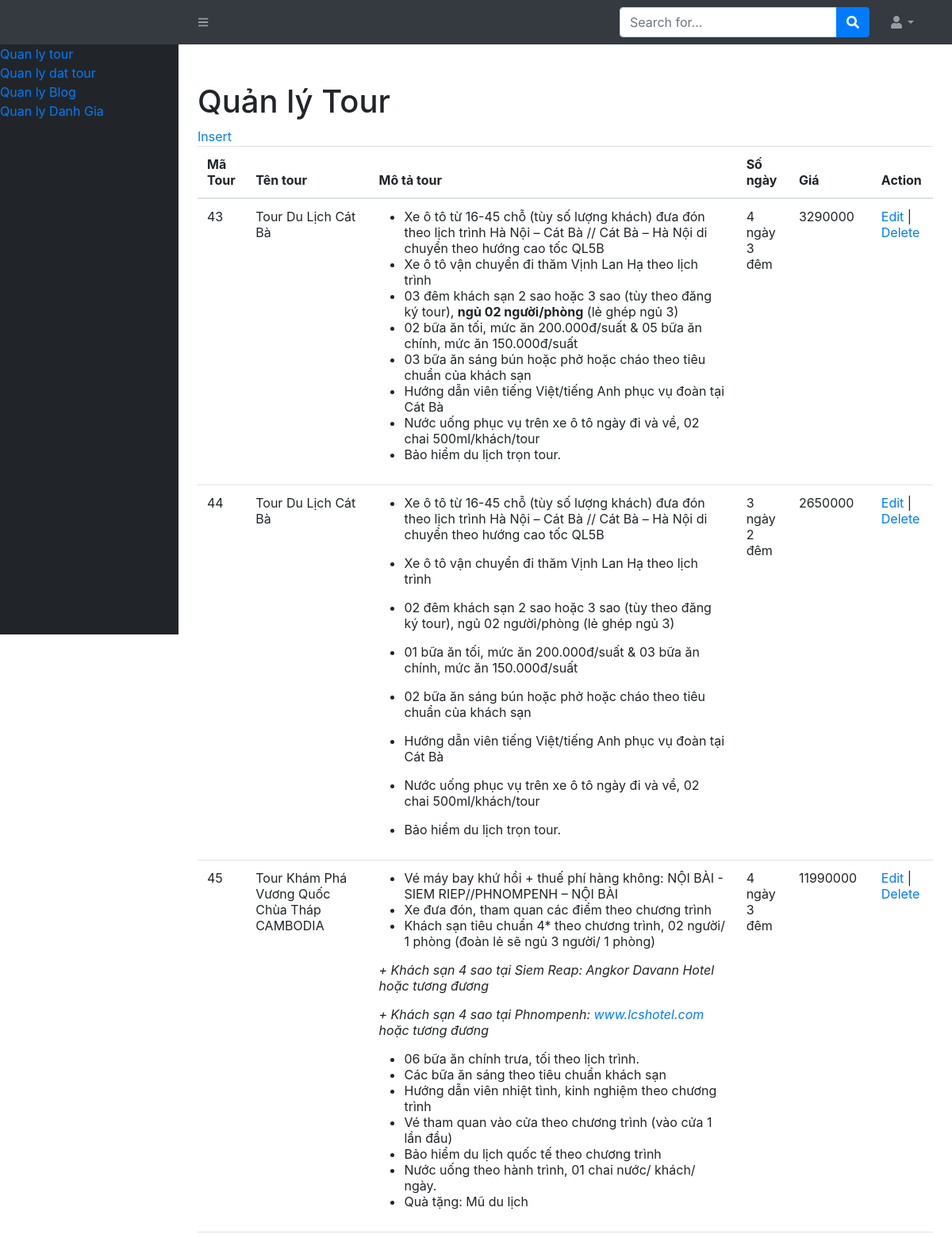
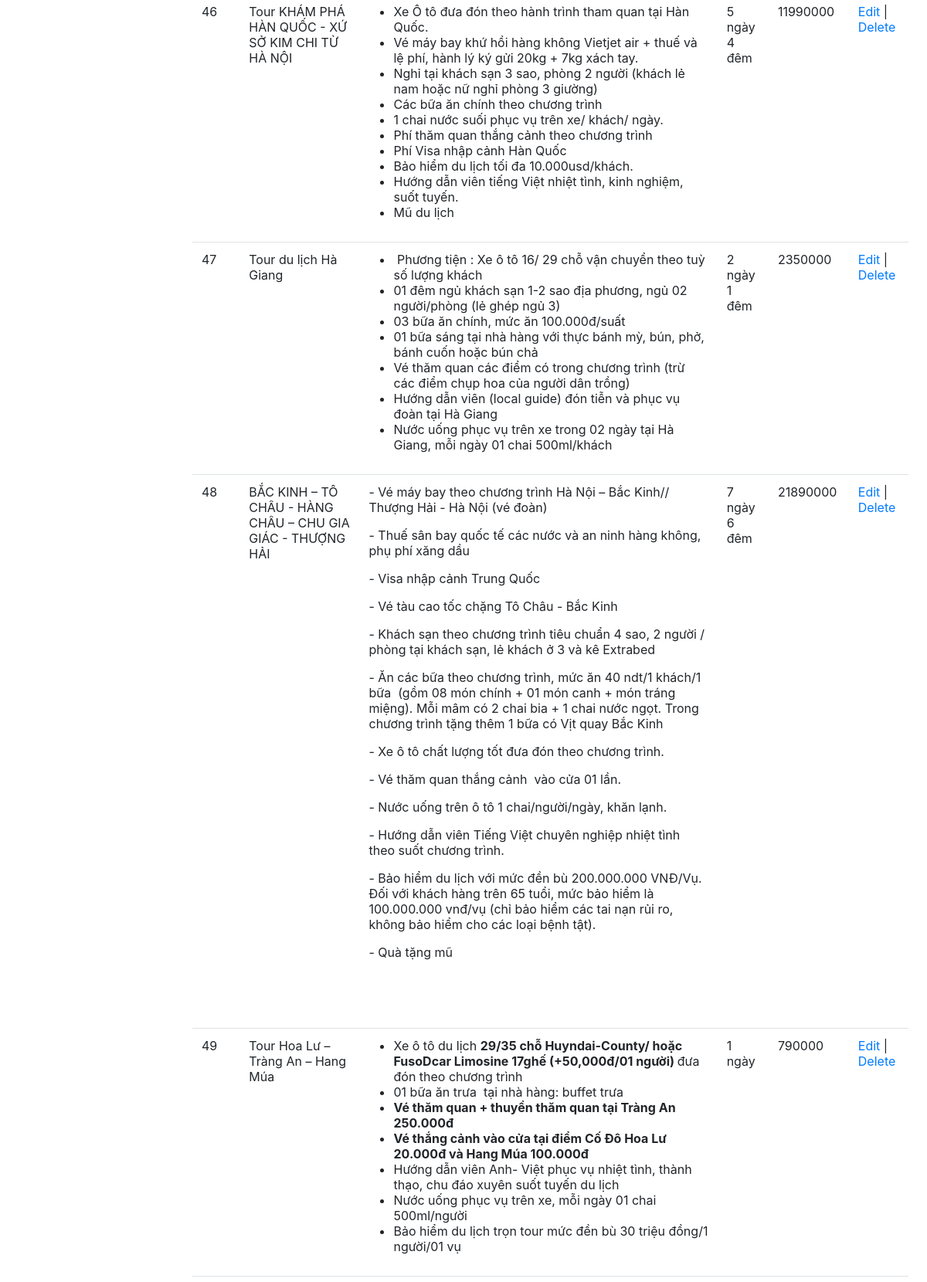
Page /pages/admin/admin_tour.php (upper part) on the committed database (2 pictures, top to bottom).
### tables this page shows
CREATE TABLE `tbl_tour` (
  `id` int(11) NOT NULL,
  `name` text NOT NULL,
  `note` text NOT NULL,
  `price` int(11) NOT NULL,
  `day` text NOT NULL,
  `img_id` int(6) NOT NULL,
  `status` varchar(255) NOT NULL,
  `plan_tour` text NOT NULL,
  `time_create` timestamp NOT NULL DEFAULT current_timestamp() ON UPDATE current_timestamp(),
  `description` text NOT NULL,
  `place` varchar(30) NOT NULL
);

### lib/function.php (called while the page is built, shortened)
<?php
include 'db_connect.php';
function getDaTa($sql)
{
    global $conn;
    $result = mysqli_query($conn, $sql);
    $data = [];
    while ($row = mysqli_fetch_assoc($result)) {
        $data[] = $row;
    }
    return $data;
}
function getAllTour()
{
    $sql = "SELECT tbl_tour.id AS tour_id, tbl_tour.id,tbl_tour.name, tbl_tour.note, tbl_tour.price, tbl_tour.day, tbl_tour.img_id, tbl_tour.status, tbl_media.name_file FROM tbl_tour LEFT JOIN tbl_media ON tbl_tour.img_id = tbl_media.id ";
    $tours = getDaTa($sql);
    return $tours;
}
?>fc

### pages/admin/admin_tour.php (the view, shortened to what this page needs)
<?php
include '../..//lib/function.php';
$tours = getAllTour();
?>
<!DOCTYPE html>
<html lang="en">
<head>
    <link href="https://cdn.jsdelivr.net/npm/simple-datatables@latest/dist/style.css" rel="stylesheet"/>
    <link href="/tour/asset/css/style.css" rel="stylesheet"/>
    <link rel="stylesheet" href="https://maxcdn.bootstrapcdn.com/bootstrap/4.0.0/css/bootstrap.min.css"
>
</head>
<body class="sb-nav-fixed">
<?php require_once('../../lib/header_admin.php'); ?>
<div id="layoutSidenav">
    <?php require_once('../../lib/sidebar_admin.php'); ?>
    <div id="layoutSidenav_content">
        <main>
            <div class="container-fluid px-4">
                    <h1 class="mt-4">Quản lý Tour</h1>
                    <a href="../../controller/insert_tour.php">Insert</a>
                    <table class="table">
                        <thead>
                        <tr>
                            <th>Mã Tour</th>
                            <th>Tên tour</th>
                            <th>Mô tả tour</th>
                            <th>Số ngày</th>
                            <th>Giá</th>
                            <th>Action</th>
                        </tr>
                        </thead>
                        <tbody>
                        <?php foreach ($tours as $key => $row) { ?>
                            <tr>
                                <td><?= $row['id'] ?></td>
                                <td><?= $row['name'] ?></td>
                                <td><?= $row['note'] ?></td>
                                <td><?= $row['day'] ?></td>
                                <td><?= $row['price'] ?></td>
                                <td><a href='../../controller/edit_tour.php?id=<?php echo $row["id"]; ?>'>Edit</a> | <a
                                            href='../../controller/delete_tour.php?id=<?php echo $row["id"]; ?>'>Delete</a>
                                </td>
                            </tr>
                        <?php } ?>
                        </tbody>
                    </table>
            </div>
        </main>
    </div>
</div>
</body>
</html>

### rows in the picture
tbl_tour: id "43", name "Tour Du Lịch Cát Bà", note "Xe ô tô từ 16-45 chỗ (tùy số lượng khách) đưa đón theo lịch trình Hà Nội – Cát Bà // Cát Bà – Hà Nội di chuyển theo hướng cao tốc QL5B Xe ô tô vận chuyển đi thăm Vịnh Lan Hạ theo lịch trình 03 đêm khách sạn 2 sao hoặc 3 sao (tùy theo đăng ký tour), ngủ 02 người/phòng (lẻ ghép ngủ 3) 02 bữa ăn tối, mức ăn 200.000đ/suất & 05 bữa ăn chính, mức ăn 150.000đ/suất 03 bữa ăn sáng bún hoặc phở hoặc cháo theo tiêu chuẩn của khách sạn Hướng dẫn viên tiếng Việt/tiếng Anh phục vụ đoàn tại Cát Bà Nước uống phục vụ trên xe ô tô ngày đi và về, 02 chai 500ml/khách/tour Bảo hiểm du lịch trọn tour.", day "4 ngày 3 đêm", price "3290000"
tbl_tour: id "44", name "Tour Du Lịch Cát Bà", note "Xe ô tô từ 16-45 chỗ (tùy số lượng khách) đưa đón theo lịch trình Hà Nội – Cát Bà // Cát Bà – Hà Nội di chuyển theo hướng cao tốc QL5B Xe ô tô vận chuyển đi thăm Vịnh Lan Hạ theo lịch trình 02 đêm khách sạn 2 sao hoặc 3 sao (tùy theo đăng ký tour), ngủ 02 người/phòng (lẻ ghép ngủ 3) 01 bữa ăn tối, mức ăn 200.000đ/suất & 03 bữa ăn chính, mức ăn 150.000đ/suất 02 bữa ăn sáng bún hoặc phở hoặc cháo theo tiêu chuẩn của khách sạn Hướng dẫn viên tiếng Việt/tiếng Anh phục vụ đoàn tại Cát Bà Nước uống phục vụ trên xe ô tô ngày đi và về, 02 chai 500ml/khách/tour Bảo hiểm du lịch trọn tour.", day "3 ngày 2 đêm", price "2650000"
tbl_tour: id "45", name "Tour Khám Phá Vương Quốc Chùa Tháp CAMBODIA", note "Vé máy bay khứ hồi + thuế phí hàng không: NỘI BÀI - SIEM RIEP//PHNOMPENH – NỘI BÀI Xe đưa đón, tham quan các điểm theo chương trình Khách sạn tiêu chuẩn 4* theo chương trình, 02 người/ 1 phòng (đoàn lẻ sẽ ngủ 3 người/ 1 phòng) + Khách sạn 4 sao tại Siem Reap: Angkor Davann Hotel hoặc tương đương + Khách sạn 4 sao tại Phnompenh: www.lcshotel.com hoặc tương đương 06 bữa ăn chính trưa, tối theo lịch trình. Các bữa ăn sáng theo tiêu chuẩn khách sạn Hướng dẫn viên nhiệt tình, kinh nghiệm theo chương trình Vé tham quan vào cửa theo chương trình (vào cửa 1 lần đầu) Bảo hiểm du lịch quốc tế theo chương trình Nước uống theo hành trình, 01 chai nước/ khách/ ngày.…", day "4 ngày 3 đêm", price "11990000"
tbl_tour: id "46", name "Tour KHÁM PHÁ HÀN QUỐC - XỨ SỞ KIM CHI TỪ HÀ NỘI", note "Xe Ô tô đưa đón theo hành trình tham quan tại Hàn Quốc. Vé máy bay khứ hồi hàng không Vietjet air + thuế và lệ phí, hành lý ký gửi 20kg + 7kg xách tay. Nghỉ tại khách sạn 3 sao, phòng 2 người (khách lẻ nam hoặc nữ nghỉ phòng 3 giường) Các bữa ăn chính theo chương trình 1 chai nước suối phục vụ trên xe/ khách/ ngày. Phí thăm quan thắng cảnh theo chương trình Phí Visa nhập cảnh Hàn Quốc Bảo hiểm du lịch tối đa 10.000usd/khách. Hướng dẫn viên tiếng Việt nhiệt tình, kinh nghiệm, suốt tuyến. Mũ du lịch", day "5 ngày 4 đêm", price "11990000"
tbl_tour: id "47", name "Tour du lịch Hà Giang", note "Phương tiện : Xe ô tô 16/ 29 chỗ vận chuyển theo tuỳ số lượng khách 01 đêm ngủ khách sạn 1-2 sao địa phương, ngủ 02 người/phòng (lẻ ghép ngủ 3) 03 bữa ăn chính, mức ăn 100.000đ/suất 01 bữa sáng tại nhà hàng với thực bánh mỳ, bún, phở, bánh cuốn hoặc bún chả Vé thăm quan các điểm có trong chương trình (trừ các điểm chụp hoa của người dân trồng) Hướng dẫn viên (local guide) đón tiễn và phục vụ đoàn tại Hà Giang Nước uống phục vụ trên xe trong 02 ngày tại Hà Giang, mỗi ngày 01 chai 500ml/khách", day "2 ngày 1 đêm", price "2350000"
tbl_tour: id "48", name "BẮC KINH – TÔ CHÂU - HÀNG CHÂU – CHU GIA GIÁC - THƯỢNG HẢI", note "- Vé máy bay theo chương trình Hà Nội – Bắc Kinh// Thượng Hải - Hà Nội (vé đoàn) - Thuế sân bay quốc tế các nước và an ninh hàng không, phụ phí xăng dầu - Visa nhập cảnh Trung Quốc - Vé tàu cao tốc chặng Tô Châu - Bắc Kinh - Khách sạn theo chương trình tiêu chuẩn 4 sao, 2 người / phòng tại khách sạn, lẻ khách ở 3 và kê Extrabed - Ăn các bữa theo chương trình, mức ăn 40 ndt/1 khách/1 bữa (gồm 08 món chính + 01 món canh + món tráng miệng). Mỗi mâm có 2 chai bia + 1 chai nước ngọt. Trong chương trình tặng thêm 1 bữa có Vịt quay Bắc Kinh - Xe ô tô chất lượng tốt đưa đón theo chương trình. - Vé thăm quan thắng cảnh vào cửa 01 lần. - Nước uống trên ô tô 1 chai/người/ngày, khăn lạnh. - Hướng dẫn…", day "7 ngày 6 đêm", price "21890000"
tbl_tour: id "49", name "Tour Hoa Lư – Tràng An – Hang Múa", note "Xe ô tô du lịch 29/35 chỗ Huyndai-County/ hoặc FusoDcar Limosine 17ghế (+50,000đ/01 người) đưa đón theo chương trình 01 bữa ăn trưa tại nhà hàng: buffet trưa Vé thăm quan + thuyền thăm quan tại Tràng An 250.000đ Vé thắng cảnh vào cửa tại điểm Cố Đô Hoa Lư 20.000đ và Hang Múa 100.000đ Hướng dẫn viên Anh- Việt phục vụ nhiệt tình, thành thạo, chu đáo xuyên suốt tuyến du lịch Nước uống phục vụ trên xe, mỗi ngày 01 chai 500ml/người Bảo hiểm du lịch trọn tour mức đền bù 30 triệu đồng/1 người/01 vụ", day "1 ngày", price "790000"
